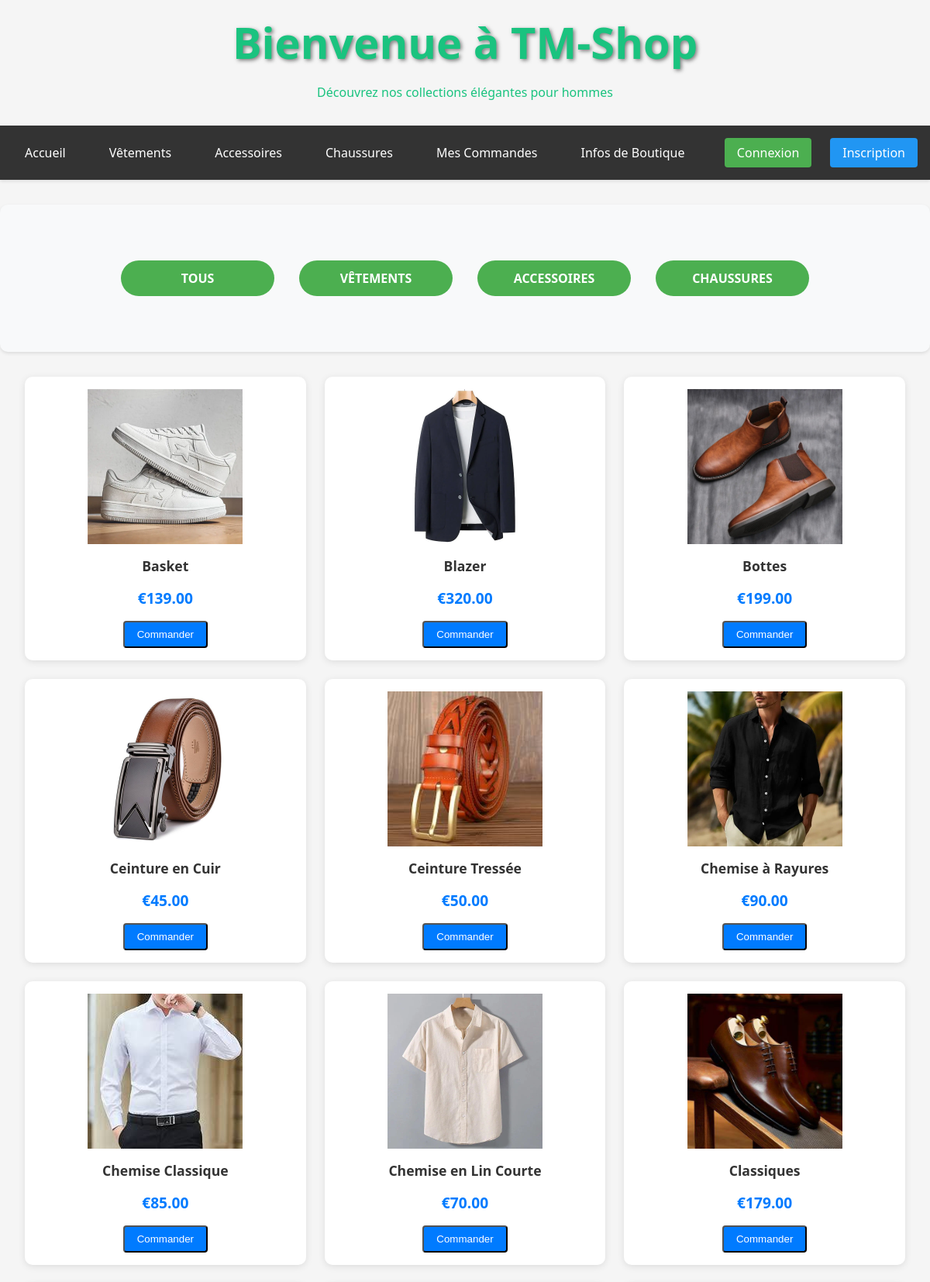
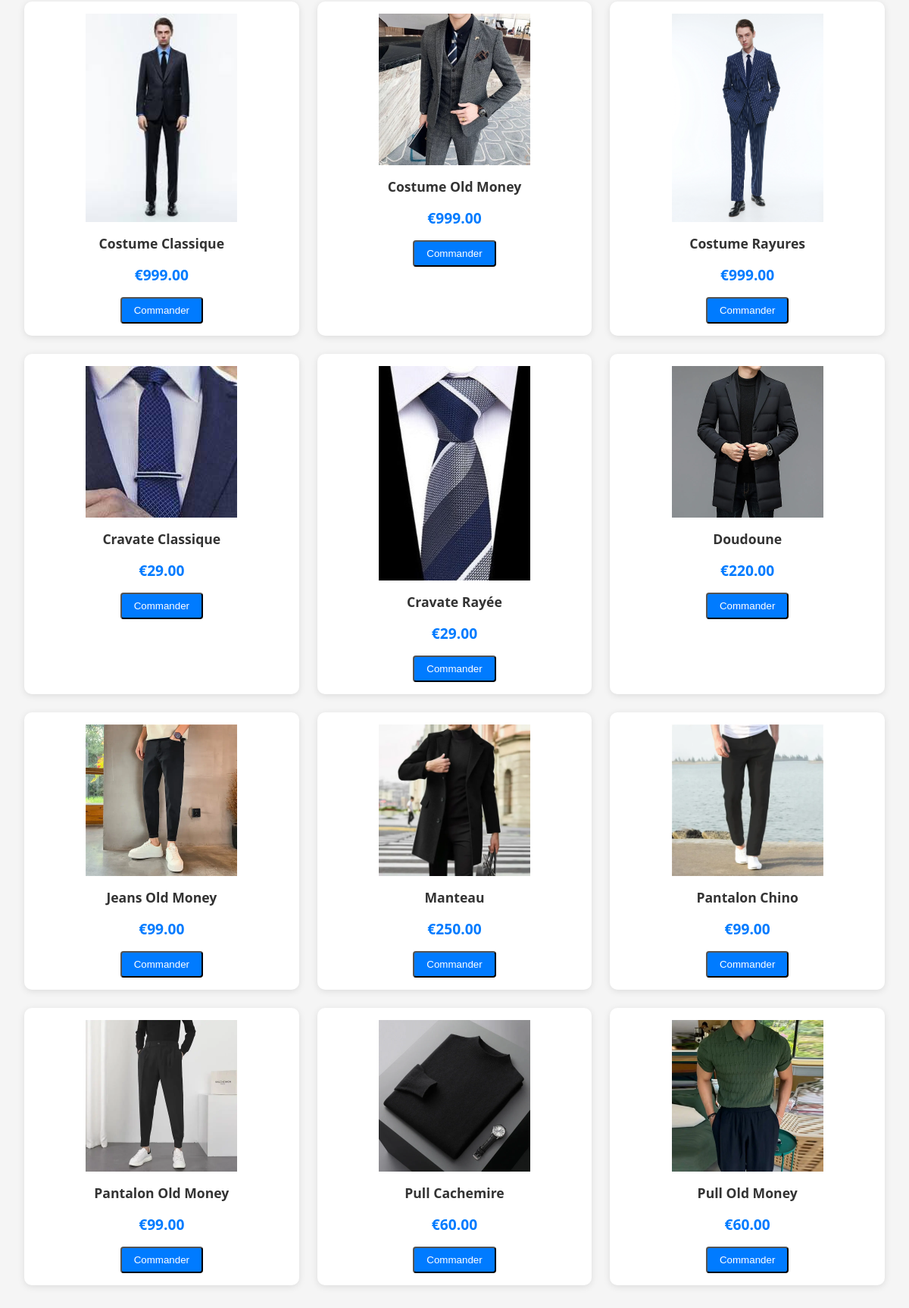
/modeles.php (upper part), run on the app's committed database (2 pictures, top to bottom).
### tables this page shows
CREATE TABLE products (
    id INT AUTO_INCREMENT PRIMARY KEY,
    category_id INT NOT NULL,
    name VARCHAR(100) NOT NULL,
    price DECIMAL(10, 2) NOT NULL,
    image VARCHAR(255) NOT NULL,
    FOREIGN KEY (category_id) REFERENCES categories(id)
);

### modeles.php (the view, shortened to what this page needs)
<?php
$database = Database::getInstance();
$pdo = $database->getConnection();
$category_name = $_GET['categorie'] ?? '';
$category_map = [
    'chemises' => 'chemise',
    'chaussure' => 'chaussures'
];
$category_name = strtolower($category_name);
$category_name = $category_map[$category_name] ?? $category_name;
if (empty($category_name)) {
    $stmt = $pdo->query("SELECT * FROM products ORDER BY name");
    $products = $stmt->fetchAll(PDO::FETCH_ASSOC);
}
?>
<!DOCTYPE html>
<html lang="fr">
<head>
    <link rel="stylesheet" href="styles.css">
</head>
<body>
    <header>
        <h1>Bienvenue à TM-Shop</h1>
        <p>Découvrez nos collections élégantes pour hommes</p>
    </header>
    <?php include 'nav.inc.php'; ?>
    <section class="products-section">
        <div class="categories-list">
            <div class="category-buttons">
                <a href="modeles.php?categorie=tous" class="category-link green-button">Tous</a>
                <a href="articles.php?categorie=vêtements" class="category-link green-button">Vêtements</a>
                <a href="articles.php?categorie=accessoires" class="category-link green-button">Accessoires</a>
                <a href="articles.php?categorie=chaussures" class="category-link green-button">Chaussures</a>
            </div>
        </div>
    </section>
        <?php if (isset($error)): ?>
            <div class="error-message">
                <p><?php echo htmlspecialchars($error); ?></p>
            </div>
        <?php elseif (empty($products)): ?>
            <div class="no-products">
                <p>Aucun produit disponible pour le moment.</p>
            </div>
        <?php else: ?>
            <div class="clothing-grid">
                <?php foreach ($products as $product): ?>
                    <div class="clothing-item">
                        <?php
                        $image_path = $product['image'];
                        if (file_exists($image_path)) {
                            echo "<img src='$image_path' alt='" . htmlspecialchars($product['name']) . "' width='200' height='200'>";
                        } else {
                            echo "<img src='images/placeholder.png' alt='Placeholder' width='200' height='200'>";
                        }
                        ?>
                        <h3><?= htmlspecialchars($product['name']) ?></h3>
                        <p class="price">€<?= number_format($product['price'], 2) ?></p>
                        <form action="passer-une-commande.php" method="post" class="commande-form">
                            <button type="submit" class="button">Commander</button>
                        </form>
                    </div>
                <?php endforeach; ?>
            </div>
        <?php endif; ?>
</body>
</html>

### styles.css (style rules this page uses)
body { font-family: 'Segoe UI', Arial, sans-serif; margin: 0; padding: 0; background-color: #f5f5f5; background-image: url('images/vente.jpg'); background-size: cover; background-repeat: no-repeat; background-position: center; min-height: 100vh; }
header { color: rgb(26, 195, 127); padding: 1rem 0; text-align: center; background-size: cover; background-position: center; }
.categories-list { display: grid; grid-template-columns: repeat(auto-fit, minmax(200px, 1fr)); gap: 2rem; margin: 2rem 0; padding: 2rem; background-color: #f8f9fa; border-radius: 10px; box-shadow: 0 2px 4px rgba(0,0,0,0.1); }
.category-link { display: inline-block; text-decoration: none; color: white; padding: 0.75rem 1.5rem; margin: 0.5rem; border-radius: 25px; transition: all 0.3s ease; text-align: center; font-weight: bold; text-transform: uppercase; }
.category-link.green-button { background-color: #4CAF50; }
.category-buttons { display: flex; justify-content: center; gap: 1rem; margin: 2rem 0; flex-wrap: wrap; }
.category-buttons .category-link { min-width: 150px; text-align: center; }
header h1 { margin: 0; font-size: 3.5rem; text-shadow: 2px 2px 5px rgba(0, 0, 0, 0.5); }
.clothing-grid { display: grid; grid-template-columns: repeat(3, 1fr); gap: 1.5rem; padding: 0 2rem; }
.clothing-item { background: white; border-radius: 10px; overflow: hidden; box-shadow: 0 2px 10px rgba(0,0,0,0.1); transition: transform 0.3s ease; text-align: center; padding: 1rem; }
.clothing-item img { max-width: 100%; height: auto; object-fit: contain; transition: transform 0.3s ease; margin: 0 auto; display: block; }
.clothing-item h3 { color: #333; margin: 1rem; padding: 0 1rem; font-size: 1.1rem; }
.clothing-item .price { color: #007bff; font-weight: bold; margin: 1rem; padding: 0 1rem; font-size: 1.2rem; }
.clothing-item .button { display: inline-block; padding: 0.5rem 1rem; background-color: #007bff; color: white; text-decoration: none; border-radius: 4px; transition: background-color 0.3s; cursor: pointer; }
.commande-form { display: inline-block; }
.price { margin: 1rem 0; font-size: 1.2rem; }

### data on the page
products: image (picture), name "Basket", price "139.00"
products: image (picture), name "Blazer", price "320.00"
products: image (picture), name "Bottes", price "199.00"
products: image (picture), name "Ceinture en Cuir", price "45.00"
products: image (picture), name "Ceinture Tressée", price "50.00"
products: image (picture), name "Chemise à Rayures", price "90.00"
products: image (picture), name "Chemise Classique", price "85.00"
products: image (picture), name "Chemise en Lin Courte", price "70.00"
products: image (picture), name "Classiques", price "179.00"
products: image (picture), name "Costume Classique", price "999.00"
products: image (picture), name "Costume Old Money", price "999.00"
products: image (picture), name "Costume Rayures", price "999.00"
products: image (picture), name "Cravate Classique", price "29.00"
products: image (picture), name "Cravate Rayée", price "29.00"
products: image (picture), name "Doudoune", price "220.00"
products: image (picture), name "Jeans Old Money", price "99.00"
products: image (picture), name "Manteau", price "250.00"
products: image (picture), name "Pantalon Chino", price "99.00"
products: image (picture), name "Pantalon Old Money", price "99.00"
products: image (picture), name "Pull Cachemire", price "60.00"
products: image (picture), name "Pull Old Money", price "60.00"
